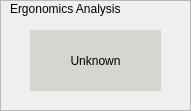
   <widget class="QFrame" name="frame_5">
    <property name="geometry">
     <rect>
      <x>900</x>
      <y>190</y>
      <width>191</width>
      <height>111</height>
     </rect>
    </property>
    <property name="frameShape">
     <enum>QFrame::StyledPanel</enum>
    </property>
    <property name="frameShadow">
     <enum>QFrame::Raised</enum>
    </property>
    <widget class="QLabel" name="label_12">
     <property name="geometry">
      <rect>
       <x>10</x>
       <y>0</y>
       <width>151</width>
       <height>17</height>
      </rect>
     </property>
     <property name="text">
      <string>Ergonomics Analysis</string>
     </property>
    </widget>
    <widget class="QLabel" name="label_ergo_bad">
     <property name="geometry">
      <rect>
       <x>30</x>
       <y>30</y>
       <width>131</width>
       <height>61</height>
      </rect>
     </property>
     <property name="maximumSize">
      <size>
       <width>16777215</width>
       <height>16777207</height>
      </size>
     </property>
     <property name="styleSheet">
      <string notr="true">background-color: rgb(237, 212, 0);
font: 20pt &quot;Ubuntu&quot;;</string>
     </property>
     <property name="text">
      <string>Not Good</string>
     </property>
     <property name="alignment">
      <set>Qt::AlignCenter</set>
     </property>
     <property name="wordWrap">
      <bool>true</bool>
     </property>
    </widget>
    <widget class="QLabel" name="label_ergo_ok">
     <property name="geometry">
      <rect>
       <x>30</x>
       <y>30</y>
       <width>131</width>
       <height>61</height>
      </rect>
     </property>
     <property name="maximumSize">
      <size>
       <width>16777215</width>
       <height>16777207</height>
      </size>
     </property>
     <property name="styleSheet">
      <string notr="true">background-color: rgb(0, 255, 0);
font: 20pt &quot;Ubuntu&quot;;</string>
     </property>
     <property name="text">
      <string>Good</string>
     </property>
     <property name="alignment">
      <set>Qt::AlignCenter</set>
     </property>
     <property name="wordWrap">
      <bool>true</bool>
     </property>
    </widget>
    <widget class="QLabel" name="label_ergo_unknown">
     <property name="geometry">
      <rect>
       <x>30</x>
       <y>30</y>
       <width>131</width>
       <height>61</height>
      </rect>
     </property>
     <property name="maximumSize">
      <size>
       <width>16777215</width>
       <height>16777207</height>
      </size>
     </property>
     <property name="styleSheet">
      <string notr="true">background-color: rgb(211, 215, 207);
font: 20pt &quot;Ubuntu&quot;;</string>
     </property>
     <property name="text">
      <string>Unknown</string>
     </property>
     <property name="alignment">
      <set>Qt::AlignCenter</set>
     </property>
     <property name="wordWrap">
      <bool>true</bool>
     </property>
    </widget>
    <zorder>label_ergo_bad</zorder>
    <zorder>label_12</zorder>
    <zorder>label_ergo_ok</zorder>
    <zorder>label_ergo_unknown</zorder>
   </widget>
